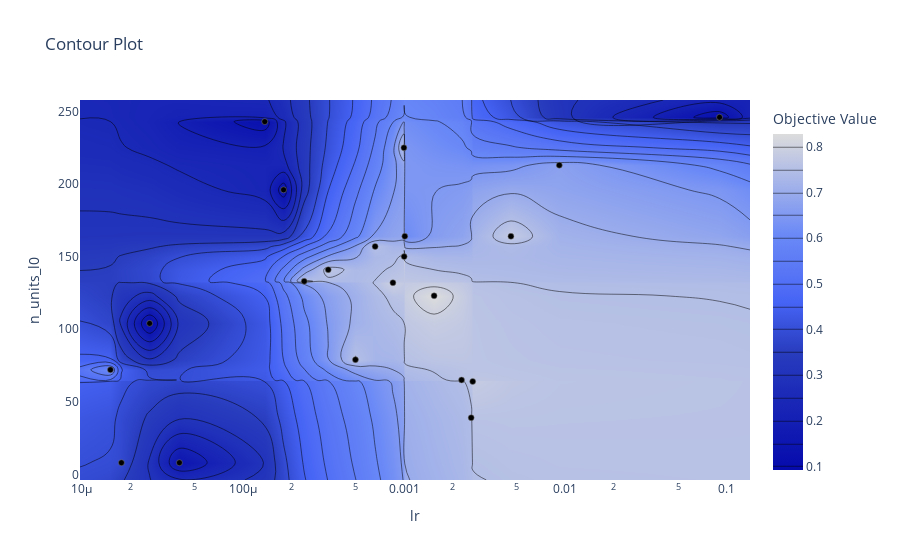

The notebook cell saved with this chart:
### Code cell
plot_contour(study, params=["lr", "n_units_l0"])

### Figure 1 — Plotly figure (JSON) as saved in the notebook; plotly's stock layout.template omitted (floating-point values rounded to 4 significant figures; data arrays with more than 128 entries replaced by an {"elided": "..."} marker saying what was removed)
{"data": [{"colorbar": {"title": {"text": "Objective Value"}}, "colorscale": [[0, "rgb(5,10,172)"], [0.35, "rgb(40,60,190)"], [0.5, "rgb(70,100,245)"], [0.6, "rgb(90,120,245)"], [0.7, "rgb(106,137,247)"], [1, "rgb(220,220,220)"]], "connectgaps": true, "contours": {"coloring": "heatmap"}, "hoverinfo": "none", "line": {"smoothing": 1.3}, "reversescale": false, "type": "contour", "x": [9.792e-06, 1.513e-05, 1.769e-05, 2.647e-05, 4.049e-05, 0.000137, 0.0001791, 0.0002405, 0.0003389, 0.0004998, 0.0006622, 0.0008535, 0.0009989, 0.001002, 0.001012, 0.001537, 0.002274, 0.002608, 0.002667, 0.004603, 0.00918, 0.09048, 0.1398], "y": [-3.9, 8, 39, 64, 65, 72, 79, 104, 123, 132, 133, 141, 150, 157, 164, 196, 213, 225, 243, 246, 257.9], "z": {"elided": "21x23 float values"}}, {"marker": {"color": "black", "line": {"color": "Grey", "width": 0.5}}, "mode": "markers", "showlegend": false, "type": "scatter", "x": [1.769e-05, 2.647e-05, 1.513e-05, 0.09048, 0.0001791, 0.000137, 0.00918, 4.049e-05, 0.0009989, 0.001012, 0.001002, 0.0006622, 0.0008535, 0.0002405, 0.002274, 0.0003389, 0.002667, 0.002608, 0.0004998, 0.004603, 0.001537], "y": [8, 104, 72, 246, 196, 243, 213, 8, 225, 164, 150, 157, 132, 133, 65, 141, 64, 39, 79, 164, 123]}], "layout": {"title": {"text": "Contour Plot"}, "xaxis": {"range": [-5.009, -0.8546], "title": {"text": "lr"}, "type": "log"}, "yaxis": {"range": [-3.9, 257.9], "title": {"text": "n_units_l0"}}}}
